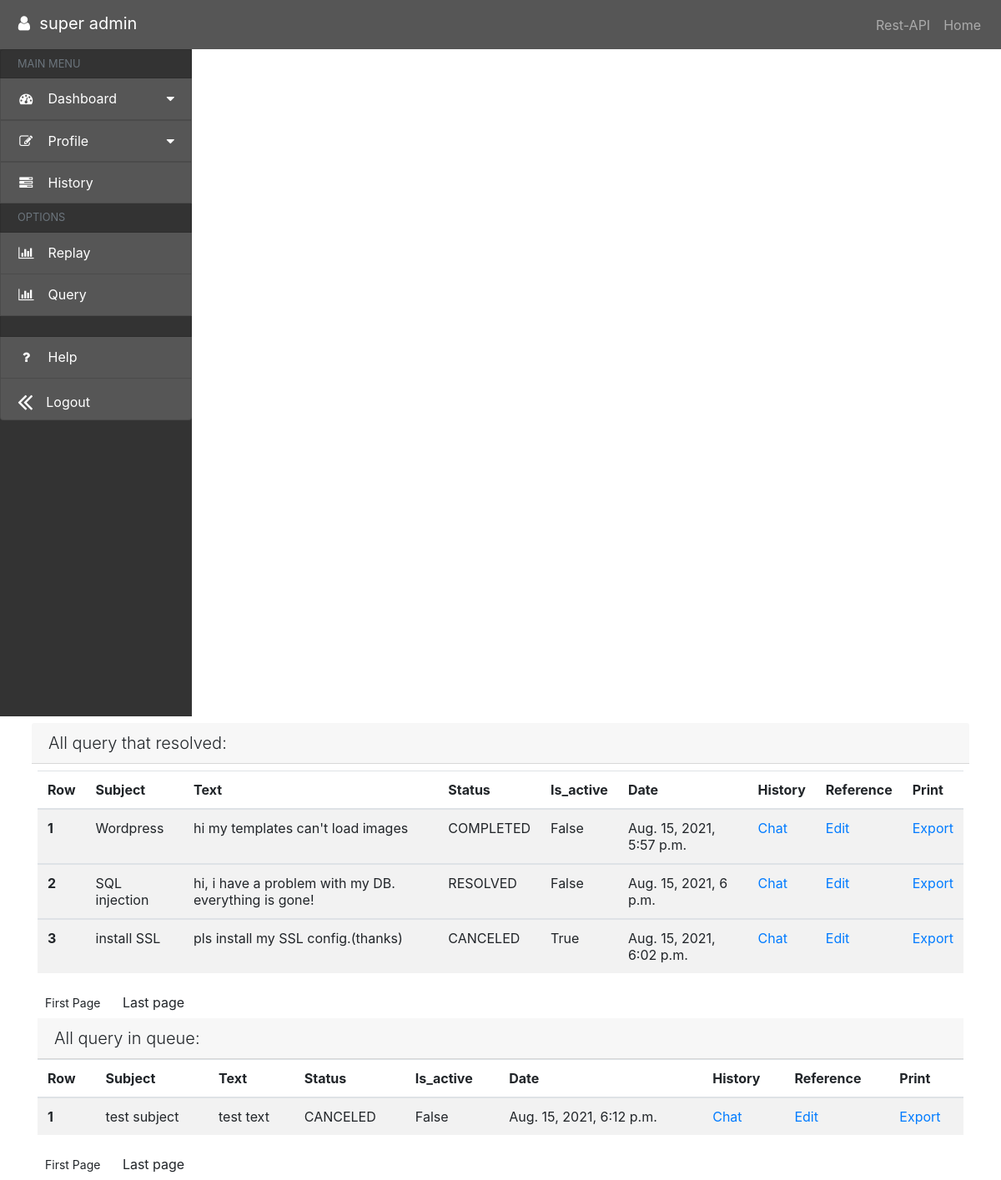
The app's page /ticket/view/ (signed in) with its own data.
### ticket/models.py (models this page shows, shortened)
class Query(models.Model):
    subject = models.CharField(max_length=30, blank=False, verbose_name='موضوع تیکت')
    message = models.CharField(max_length=500, blank=False, verbose_name='متن تیکت')
    status = models.CharField(max_length=20, choices=enums.TicketStatuses.choices,
                              default=enums.TicketStatuses.CREATED, verbose_name='وضعیت تیکت')
    is_active = models.BooleanField(default=True, verbose_name='فعال است؟')
    create_info = models.DateTimeField(auto_now_add=True, verbose_name='تاریخ ثبت')
    slug = models.SlugField(max_length=50, unique=True, editable=False)
    user_related = models.ForeignKey('auth.User', on_delete=models.PROTECT, verbose_name='رابطه با کاربران', null=True,
                                     blank=True)
    category_related = models.ForeignKey('ticket.Category', on_delete=models.PROTECT, verbose_name='رابطه با کتگوری',
                                         null=True,
                                         blank=True)
    operator_related = models.CharField(max_length=20, default=0, verbose_name='ادمین این تیکت')
    history = HistoricalRecords()

### ticket/views.py (the view, shortened to what this page needs)
# urls.py: path('view/', views.show_active_query, name='view-ticket'),
@login_required
def show_active_query(request):
    qs_list1, qs_list2 = 0, 0
    if request.user.is_authenticated:
        if request.user.is_superuser:
            try:
                qs_list1 = models.Query.objects.filter(~Q(operator_related__exact='0'))
                qs_list2 = models.Query.objects.filter(operator_related__exact='0')
            except:
                return render(request, 'dashboard/dashboard.html')
    else:
        return render(request, 'dashboard/dashboard.html')
    other_number = []
    qs = list(itertools.chain(qs_list1, other_number))
    paginated = Paginator(qs, 4)
    paginated_page = paginated.get_page(request.GET.get('page', 1))
    return render(request=request,
                  context={'object_list': paginated_page,
                           'qs_list2': qs_list2
                           },
                  template_name='ticket/list-query.html')

### ticket/templates/ticket/list-query.html (shortened to what this page needs)
{% extends 'dashboard/base.html' %}
{% block base_content %}
    <div class="container">
        <div class="row">
            <div class="col p-2">
                <h5 class="card-header font-weight-light text-left">
                {% if   request.user.is_superuser %}
                    All query that resolved:
                {% elif request.user.is_staff %}
                      Query resolved by: {{ request.user.get_full_name }}
                {% else %}
                    Your active queries:  {{ request.user.get_full_name }}
                {% endif %}
                    </div>
            </div>
            <table class="table table-striped">
                <thead>
                <tr>
                    <th scope="col">Row</th>
                    <th scope="col">Subject</th>
                    <th scope="col">Text</th>
                    <th scope="col">Status</th>
                    <th scope="col">Is_active</th>
                    <th scope="col">Date</th>
                    <th scope="col">History</th>
                    <th scope="col">Reference</th>
                    <th scope="col">Print</th>
                </tr>
                </thead>
                {% for org in object_list %}
                    <tbody>
                    <tr>
                        <th scope="row">{{ forloop.counter }}</th>
                        <td>{{ org.subject }}</td>
                        <td>{{ org.message }}</td>
                        <td>{{ org.status }}</td>
                        <td>{{ org.is_active }}</td>
                        <td>{{ org.create_info }}</td>
                        <td><a href="{% url 'ticket:detail-query' org.pk %}">Chat</a></td>
                        <td><a href="{% url 'ticket:edit-query' org.pk %}">Edit</a></td>
                        <td><a href="{% url 'ticket:detail-query' org.pk %}">Export</a></td>
                    </tr>
                    </tbody>
                {% endfor %}
            </table>
            {% include 'ticket/pagination.html' %}
            <h5 class="card-header font-weight-light text-left">
                    {% if   request.user.is_superuser %}
                    All query in queue:
                {% elif request.user.is_staff %}
                      Query resolved by: {{ request.user.get_full_name }}
                {% else %}
                    Your expired queries:  {{ request.user.get_full_name }}
                {% endif %}
            </h5>
            <table class="table table-striped">
                <thead>
                <tr>
                    <th scope="col">Row</th>
                    <th scope="col">Subject</th>
                    <th scope="col">Text</th>
                    <th scope="col">Status</th>
                    <th scope="col">Is_active</th>
                    <th scope="col">Date</th>
                    <th scope="col">History</th>
                    <th scope="col">Reference</th>
                    <th scope="col">Print</th>
                </tr>
                </thead>
                {% for org in qs_list2 %}
                    <tbody>
                    <tr>
                        <th scope="row">{{ forloop.counter }}</th>
                        <td>{{ org.subject }}</td>
                        <td>{{ org.message }}</td>
                        <td>{{ org.status }}</td>
                        <td>{{ org.is_active }}</td>
                        <td>{{ org.create_info }}</td>
                        <td><a href="{% url 'ticket:detail-query' org.pk %}">Chat</a></td>
                        <td><a href="{% url 'ticket:edit-query' org.pk %}">Edit</a></td>
                        <td><a href="{% url 'ticket:detail-query' org.pk %}">Export</a></td>
                    </tr>
                    </tbody>
                {% endfor %}
            </table>
            {% include 'ticket/pagination.html' %}
        </div>
    </div>
{% endblock %}

### dashboard/templates/dashboard/base.html (shortened to what this page needs)
{% load widget_tweaks %}
{% load static %}
<html>
<head>
    <link rel="stylesheet" href="https://maxcdn.bootstrapcdn.com/font-awesome/4.3.0/css/font-awesome.min.css"/>
    <link rel="stylesheet" href="{% static 'base/css/font-awesome.min.css' %}"/>
    <link rel='stylesheet' href="{% static 'base/css/bootstrap.min.css' %}"/>
    <link rel='stylesheet' href="{% static 'base/css/style.css' %}"/>
</head>
<body>
{% block navbar_menu %}
    <nav class="navbar navbar-expand-md navbar-dark bg-dark">
        <a class="navbar-brand" href="{% url 'dashboard:dashboard' %}">
            {% if  user.is_authenticated %}
                     <h4 class="fa fa-user fa-fw "></h4>
            {% endif %}
            {% if user.is_authenticated %}
                <span class="menu-collapsed"> {{ request.user.get_full_name }}</span>
            {% endif %}
        </a>
        <div class="collapse navbar-collapse" id="navbarNavDropdown">
            <ul class="navbar-nav ml-auto">
                {% if user.is_superuser %}
                    <li class="nav-item">
                        <a class="nav-link" href="{% url 'query-api' %}">Rest-API</a>
                    </li>
                {% endif %}
                <li class="nav-item">
                    <a class="nav-link" href="{% url 'dashboard:dashboard' %}">Home</a>
                </li>
            </ul>
        </div>
    </nav>
    <div class="row" id="body-row">
    <div id="sidebar-container" class="sidebar-expanded d-none d-md-block">
        <ul class="list-group">
            <li class="list-group-item sidebar-separator-title text-muted d-flex align-items-center menu-collapsed">
                <small>MAIN MENU</small>
            </li>
            <a href="#submenu1" data-toggle="collapse" aria-expanded="false"
               class="bg-dark list-group-item list-group-item-action flex-column align-items-start">
                <div class="d-flex w-100 justify-content-start align-items-center">
                    <span class="fa fa-dashboard fa-fw mr-3"></span>
                    <span class="menu-collapsed">Dashboard</span>
                    <span class="submenu-icon ml-auto"></span>
                </div>
            </a>
            <a href="#submenu2" data-toggle="collapse" aria-expanded="false"
               class="bg-dark list-group-item list-group-item-action flex-column align-items-start">
                <div class="d-flex w-100 justify-content-start align-items-center">
                    <span class="fa fa-edit fa-fw mr-3"></span>
                    <span class="menu-collapsed ">Profile</span>
                    <span class="submenu-icon ml-auto"></span>
                </div>
            </a>
            {% if user.is_staff %}
                <a href="{% url 'ticket:list-history-operator' %}"
                   class="bg-dark list-group-item list-group-item-action">
                    <div class="d-flex w-100 justify-content-start align-items-center">
                        <span class="fa fa-tasks fa-fw mr-3"></span>
                        <span class="menu-collapsed">History</span>
                    </div>
                </a> {% endif %}
            {% if user.is_superuser %}
                <li class="list-group-item sidebar-separator-title text-muted d-flex align-items-center menu-collapsed">
                    <small>OPTIONS</small>
                </li>
                <a href="{% url 'ticket:list-history-replay' %}" class="bg-dark list-group-item list-group-item-action">
                    <div class="d-flex w-100 justify-content-start align-items-center">
                        <span class="fa fa-bar-chart fa-fw mr-3"></span>
                        <span class="menu-collapsed">Replay</span>
                    </div>
                </a>
                <a href="{% url 'ticket:list-history-query' %}" class="bg-dark list-group-item list-group-item-action">
                    <div class="d-flex w-100 justify-content-start align-items-center">
                        <span class="fa fa-bar-chart fa-fw mr-3"></span>
                        <span class="menu-collapsed">Query </span>
                    </div>
                </a>
            {% endif %}
            <li class="list-group-item sidebar-separator menu-collapsed"></li>
            <a href="#" class="bg-dark list-group-item list-group-item-action">
                <div class="d-flex w-100 justify-content-start align-items-center">
                    <span class="fa fa-question fa-fw mr-3"></span>
                    <span class="menu-collapsed">Help</span>
                </div>
            </a>
            {% if  user.is_authenticated %}
                <a href="{% url 'user:logout-user' %}" class="bg-dark list-group-item list-group-item-action"
                   class="bg-dark list-group-item list-group-item-action d-flex align-items-center">
                    <div class="d-flex w-100 justify-content-start align-items-center">
                        <span id="collapse-icon" class="fa fa-2x mr-3"></span>
                        <span id="collapse-text" class="menu-collapsed">Logout</span>
                    </div>
                </a>
            {% endif %}
        </ul>
    </div>
{% endblock %}
{% block base_content %}
{% endblock %}
</body>
</html>

### dashboard/static/base/css/style.css (style rules this page uses)
#body-row { margin-left: 0; margin-right: 0; }
#sidebar-container { min-height: 100vh; background-color: #333; padding: 0; }
.sidebar-expanded { width: 230px; }
#sidebar-container .list-group a { height: 50px; color: white; }
.sidebar-separator-title { background-color: #333; height: 35px; }
.sidebar-separator { background-color: #333; height: 25px; }
#sidebar-container .list-group .list-group-item[aria-expanded="false"] .submenu-icon::after { content: " \f0d7"; font-family: FontAwesome; display: inline; text-align: right; padding-left: 10px; }

### records on screen
Query: subject "Wordpress", message "hi my templates can't load images", status "COMPLETED", is_active "False", create_info "Aug. 15, 2021, 5:57 p.m."
Query: subject "SQL injection", message "hi, i have a problem with my DB. everything is gone!", status "RESOLVED", is_active "False", create_info "Aug. 15, 2021, 6 p.m."
Query: subject "install SSL", message "pls install my SSL config.(thanks)", status "CANCELED", is_active "True", create_info "Aug. 15, 2021, 6:02 p.m."
Query: subject "test subject", message "test text", status "CANCELED", is_active "False", create_info "Aug. 15, 2021, 6:12 p.m."

### other values on screen
{{ request.user.get_full_name }} "super admin"
